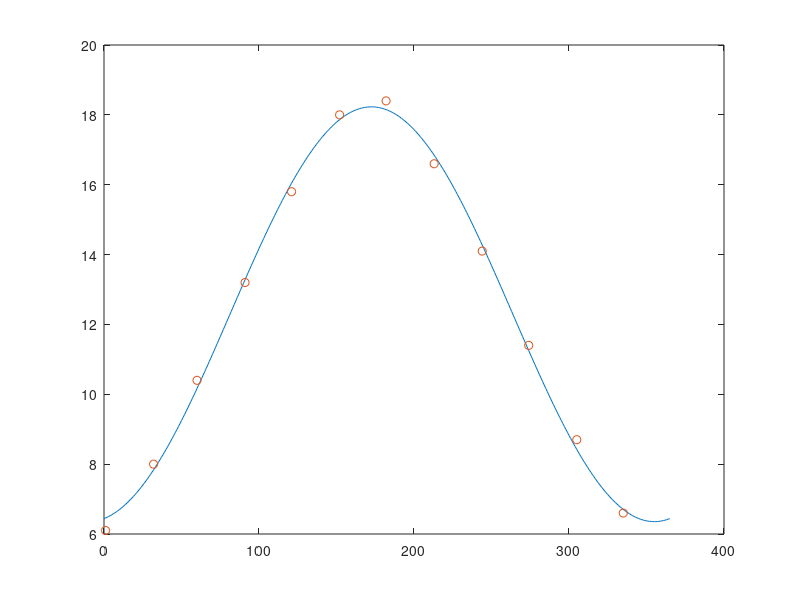

Here is the MATLAB script that generated this plot:

%make a matrix from the equation

A=[1 cos(2*pi/365) sin(2*pi/365);
    1 cos(64*pi/365) sin(64*pi/365);
    1 cos(120*pi/365) sin(120*pi/365);
    1 cos(91*2*pi/365) sin(91*2*pi/365);
    1 cos(121*2*pi/365) sin(121*2*pi/365);
    1 cos(152*2*pi/365) sin(152*2*pi/365);
    1 cos(182*2*pi/365) sin(182*2*pi/365);
    1 cos(213*2*pi/365) sin(213*2*pi/365);
    1 cos(244*2*pi/365) sin(244*2*pi/365);
    1 cos(274*2*pi/365) sin(274*2*pi/365);
    1 cos(305*2*pi/365) sin(305*2*pi/365);
    1 cos(335*2*pi/365) sin(335*2*pi/365);];

b=[6.1 8.0 10.4 13.2 15.8 18.0 18.4 16.6 14.1 11.4 8.7 6.6]';

day_numbers=[1 32 60 91 121 152 182 213 244 274 305 335];

%find coefficients
p=A\b;

%start from 0, increase with 1, go to 365
x=[0:1:365];

w=2*pi/365;

%use the equation for plotting
y=p(1,1)+p(2,1)*cos(w*x)+p(3,1)*sin(w*x);

%plot the graph
plot(x,y);
hold on
%plot our start values
plot(day_numbers,b,'o');
hold off

residualVector=A*p-b;

%plot(day_numbers,residualVector)

error_square_sum=residualVector'*residualVector;

%Now we'll calculate the number of hours the sun is up on Mid-Summer
MID_SUMMER_DAY_NUMBER=171;

NUM_OF_HOURS_MID_SUMMER=interp1(x,y, MID_SUMMER_DAY_NUMBER)
MAX_HOURS=max(y)


